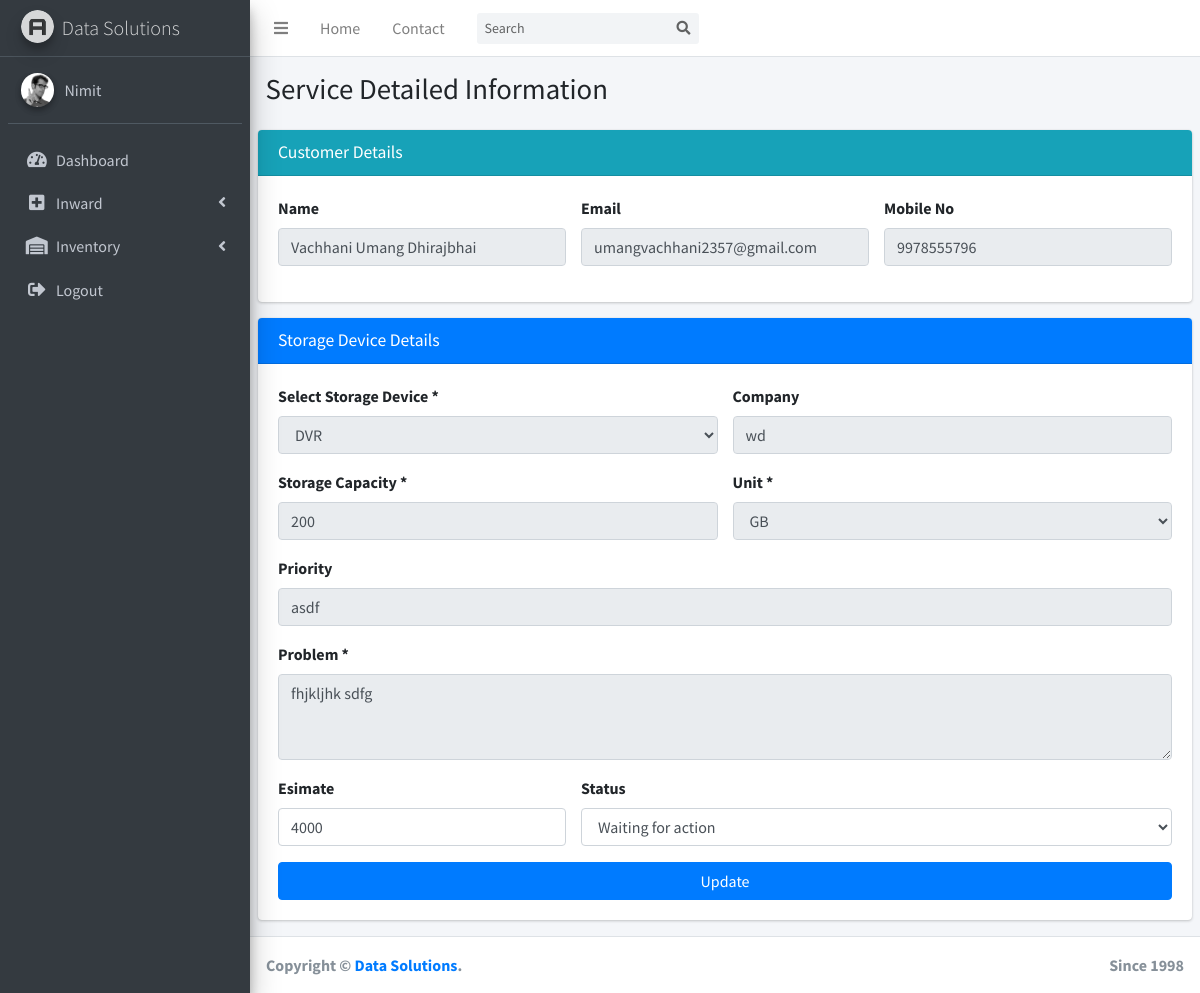
/viewStorageDeviceDetails.php?customerId=1&id=1&type=dvr (signed in), run on an earlier commit of the app's database.
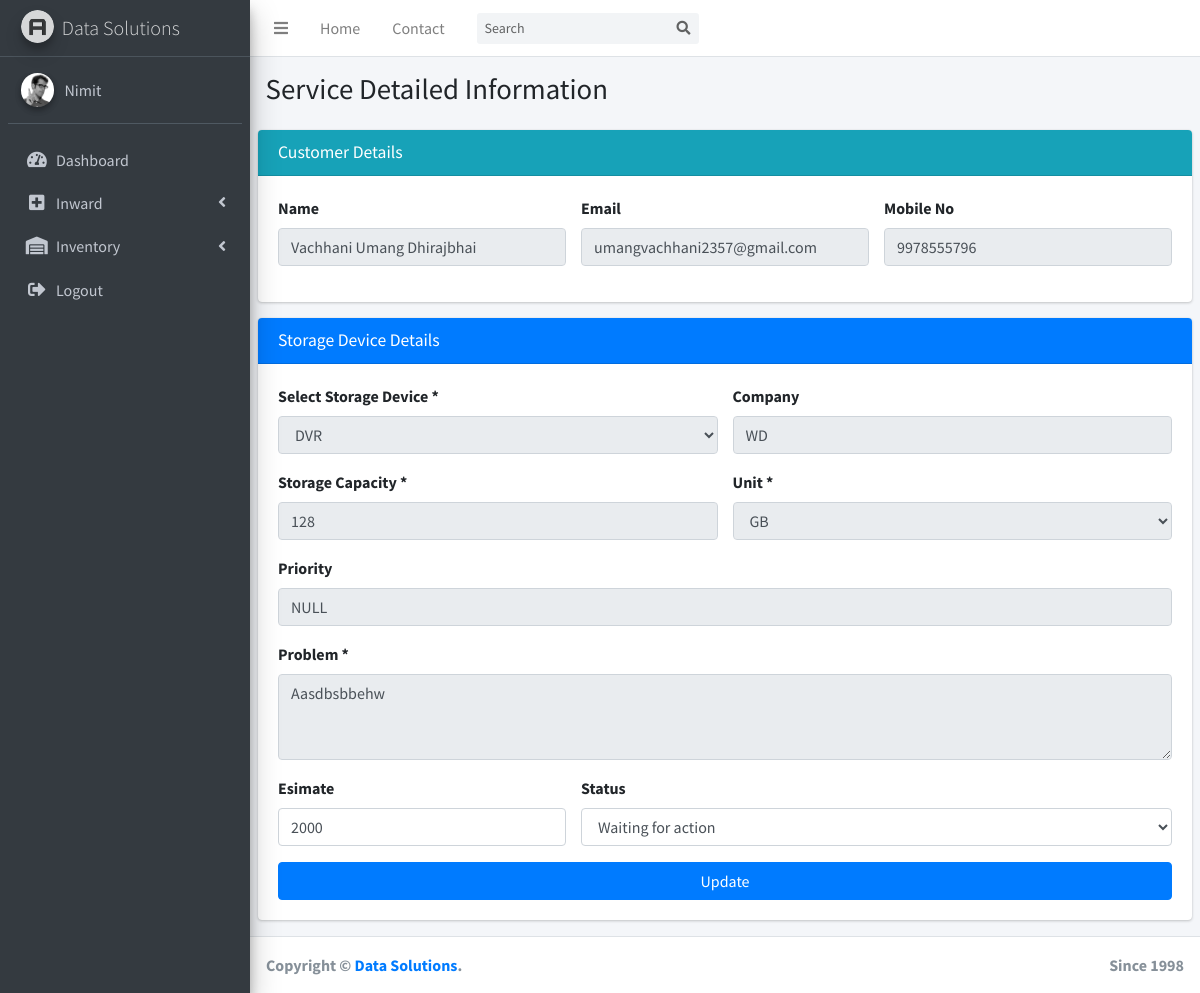
And on a later commit of the database.
### tables this page shows
CREATE TABLE `dvr` (
  `id` int(10) UNSIGNED NOT NULL,
  `customer_id` int(10) UNSIGNED NOT NULL,
  `company` varchar(64) NOT NULL,
  `storage_capacity` mediumint(9) NOT NULL,
  `storage_unit` varchar(3) NOT NULL,
  `priority` varchar(64) NOT NULL,
  `problem` text NOT NULL,
  `estimate` int(11) NOT NULL DEFAULT 2000,
  `status` text NOT NULL DEFAULT 'Waiting for action',
  `inward` timestamp NOT NULL DEFAULT current_timestamp(),
  `outward` timestamp NULL DEFAULT NULL,
  `returned` tinyint(4) NOT NULL DEFAULT 0
);

### viewStorageDeviceDetails.php (the view, shortened to what the changed rows need)
<?php
include('includes/connection.php');
if ($_SERVER["REQUEST_METHOD"] == "GET") {
    $id = $_GET['id'];
    $type = $_GET['type'];
}
?>
<!DOCTYPE html>
<html>
<head>
    <link rel="stylesheet" href="plugins/fontawesome-free/css/all.min.css">
    <link rel="stylesheet" href="https://code.ionicframework.com/ionicons/2.0.1/css/ionicons.min.css">
    <link rel="stylesheet" href="plugins/datatables-bs4/css/dataTables.bootstrap4.css">
    <link rel="stylesheet" href="dist/css/adminlte.min.css">
</head>
<body class="hold-transition sidebar-mini">
    <div class="wrapper">
        <div class="content-wrapper">
            <section class="content-header">
                <div class="container-fluid">
                    <div class="row mb-2">
                        <div class="col-sm-6">
                            <h1>Service Detailed Information</h1>
                        </div>
                </div>
            </div>
        </section>
        <section class="content">
            <div class="row">
                <div class="col-12">
                    <div class="card card-primary">
                        <div class="card-body">
                            <?php
                            $sql = "";
                            if ($type=="harddisk") {
                                $sql = "SELECT * FROM harddisk WHERE id='$id'";
                            }
                            else if ($type=="pendrive") {
                                $sql = "SELECT * FROM pendrive WHERE id='$id'";
                            }
                            else if ($type=="memorycard") {
                                $sql = "SELECT * FROM memorycard WHERE id='$id'";
                            }
                            else if ($type=="dvr") {
                                $sql = "SELECT * FROM dvr WHERE id='$id'";
                            }
                            $result = mysqli_query($con, $sql);
                            if (mysqli_num_rows($result) > 0) {
                                $row = mysqli_fetch_assoc($result);
                                ?>
                                <div class="row">
                                    <div class="form-group col-12 col-sm-12 col-md-6">
                                        <label>Select Storage Device *</label>
                                        <select class="form-control" disabled>
                                            <option <?php if ($type=="dvr") echo "selected"; else echo ""; ?>>DVR</option>
                                        </select>
                                    </div>
                                    <div class="form-group col-12 col-sm-12 col-md-6">
                                        <label for="company">Company</label>
                                        <input type="text" class="form-control" value="<?php echo $row['company']; ?>" disabled>
                                    </div>
                                </div>
                                <div class="row">
                                    <div class="form-group col-12 col-sm-12 col-md-6">
                                        <label for="storageCapacity">Storage Capacity *</label>
                                        <input type="text" class="form-control" value="<?php echo $row['storage_capacity']; ?>" disabled>
                                    </div>
                                    <div class="form-group col-12 col-sm-12 col-md-6">
                                        <label>Unit *</label>
                                        <select class="form-control" name="storageUnit" disabled>
                                            <option <?php if ($row['storage_unit']=="GB") echo "selected"; else echo ""; ?>>GB</option>
                                        </select>
                                    </div>
                                </div>
                                <div class="form-group">
                                    <label for="priority">Priority</label>
                                    <input type="text" class="form-control" value="<?php echo $row['priority'] ?>" disabled>
                                </div>
                                <div class="form-group">
                                    <label>Problem *</label>
                                    <textarea class="form-control" rows="3" disabled><?php echo $row['problem'] ?></textarea>
                                </div>
                                <form action="updateStorageDeviceStatus.php" method="POST">
                                    <div class="row">
                                        <div class="form-group col-12 col-sm-12 col-md-4">
                                            <label for="company">Esimate</label>
                                            <input type="text" class="form-control" name="estimate" value="<?php echo $row['estimate'] ?>">
                                        </div>
                                        <div class="form-group col-12 col-sm-12 col-md-8">
                                            <label>Status</label>
                                            <select class="form-control" name="status" value="<?php echo $row['status']?>" required>
                                                <?php
                                                $sqlStatus = "SELECT title FROM status";
                                                $result = mysqli_query($con,$sqlStatus);
                                                if(mysqli_num_rows($result)>0){
                                                    while ($row2 = mysqli_fetch_assoc($result)) {
                                                        ?>
                                                        <option value="<?php echo $row2['title']; ?>" <?php if ($row2['title']==$row['status']) echo "selected"; else echo ""; ?> ><?php echo $row2['title']; ?></option>
                                                        <?php
                                                    }
                                                }
                                                ?>
                                            </select>
                                        </div>
                                    </div>
                                    <button type="submit" class="btn btn-primary btn-block" name="submit" <?php if ($row['status']=="Rejected"||$row['status']=="Closed"){ echo "disabled";} ?>>Update</button>
                                </form>
                                <?php
                            }
                            else {
                                echo "No data found !";
                            }
                            ?>
                        </div>
                    </div>
                </div>
            </div>
        </section>
    </div>
</div>
</body>
</html>

What changed in the data, as far as the page shows it:
changed dvr "GB": company "wd" → "WD"; storage_capacity "200" → "128"; priority "asdf" → "NULL"; problem "fhjkljhk sdfg" → "Aasdbsbbehw"; estimate "4000" → "2000"
